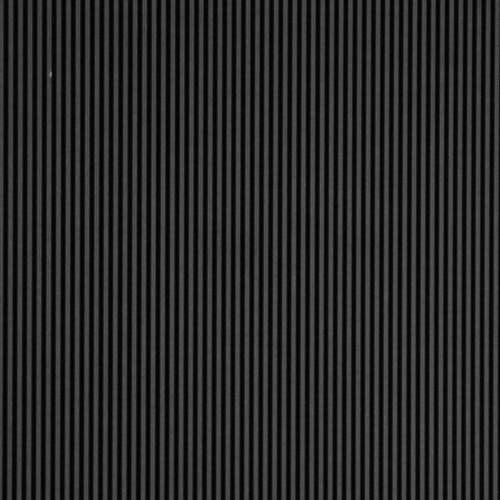
#> input picture cone3-r.jpg, 1000 x 1000 px (shown at 1/2 size)
$ python StaticMeasurment.py   (older library calls are emulated)
#> lines starting #> are read from the running program, lines starting #| are printed output that depends on the picture
### FringeAnalysisFunctions.py
import numpy as np
import matplotlib.pyplot as plt
import scipy.fftpack
import scipy.ndimage
import cv2
from skimage.restoration import unwrap_phase
from mpl_toolkits import mplot3d
import os


# [39 lines left out: functions testImage, testSlopeImage, not called in this run]


def getPitch(img):
    """Get the pitch of the reference image
        img: ndarray that contains the image

        return: pitch as an integer
    """
    dim0, dim1 = img.shape
    row = img[int(dim0 / 2), :]
    # plt.plot(row)
    # plt.show()
    yf = scipy.fftpack.fft(row)
    yfMag = 2 / dim1 * np.abs(yf[:int(dim1 / 2)])
    xf = np.linspace(0, 0.5, int(dim1 / 2))
    maxIndex = np.argmax(yfMag[3:])
    # plt.plot(xf, yfMag)
    # plt.show()

    return int(1 / xf[maxIndex])


def imgNormalize(img, pitch):
    """Normalize the image when the illuminance is not uniform"""
    return


def fiveStepShift(img, pitch, maskHoles=False):
    """Calculate the phase map based on 5-step shift method
        img: ndarray that contains the image
        pitch: pitch of the reference image in integer

        return: phase map with dtype of float64
    """
    if maskHoles:
        img = maskCircle(img)

    img = img.astype(np.float64)
    img1 = scipy.ndimage.shift(img, (0, -pitch / 2))
    img2 = scipy.ndimage.shift(img, (0, -pitch / 4))
    img3 = img
    img4 = scipy.ndimage.shift(img, (0, pitch / 4))
    img5 = scipy.ndimage.shift(img, (0, pitch / 2))
    # phase = np.arctan(2*(img2 - img4) / (2*img3 - img5 - img1))
    phase = np.arctan2(2 * (img2 - img4), 2 * img3 - img5 - img1)
    # plt.imshow(img1, cmap='gray')
    # plt.show()
    return phase


# [67 lines left out: functions centralDiff, centralDiff2, fileNameGen, maskCircle_2, maskCircle, not called in this run]


def unwrapPhase(diffPhase):
    """Unwrap phase"""
    unwrappedPhase = unwrap_phase(diffPhase)
    return unwrappedPhase


# [7 lines left out: function analyze_phase, not called in this run]

### StaticMeasurment.py
import cv2
import numpy as np
from matplotlib import cm
import matplotlib.pyplot as plt
from mpl_toolkits.mplot3d import Axes3D
from FringeAnalysisFunctions import *

ks = 1  # factor from phase to depth

# Read in reference and object images
refImg = cv2.imread('cone3-r.jpg', 0)
#> refImg is the input picture: shape (1000, 1000); min 0, max 151, mean 40.4
objImg = cv2.imread('cone3.jpg', 0)
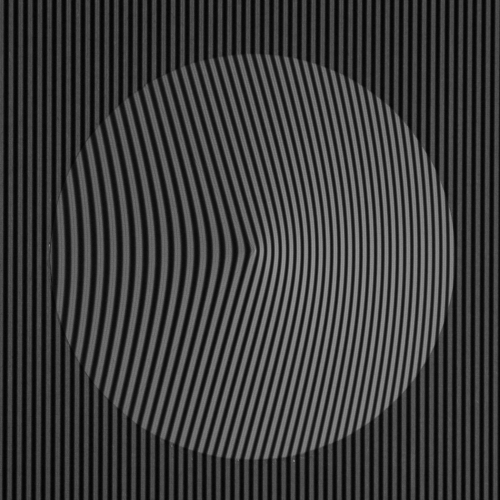
#> input picture cone3.jpg, 1000 x 1000 px (shown at 1/2 size)
#> objImg is the input picture: shape (1000, 1000); min 0, max 194, mean 59.1

# [6 lines of commented-out code are left out]
pitch = getPitch(refImg)
#> in getPitch, `row = img[int(dim0 / 2), :]`: row = 1000 values, max 92 at index 664, min 1 at index 429, mean 40.94
#> in getPitch, `yfMag = 2 / dim1 * np.abs(yf[:int(dim1 / 2)])`: yfMag = 500 values, max 81.88 at index 0, min 0.0077 at index 488, mean 0.716
#> in getPitch, `maxIndex = np.argmax(yfMag[3:])`: maxIndex = 51
#> pitch = 19
print(pitch)
#| 19

# Calculate phase map for reference and object images
phaseRef = fiveStepShift(refImg, pitch)
phaseObj = fiveStepShift(objImg, pitch)
#> call 2 of fiveStepShift, with pitch = 19, maskHoles = False
#> in fiveStepShift (call 2), `img5 = scipy.ndimage.shift(img, (0, pitch / 2))`:
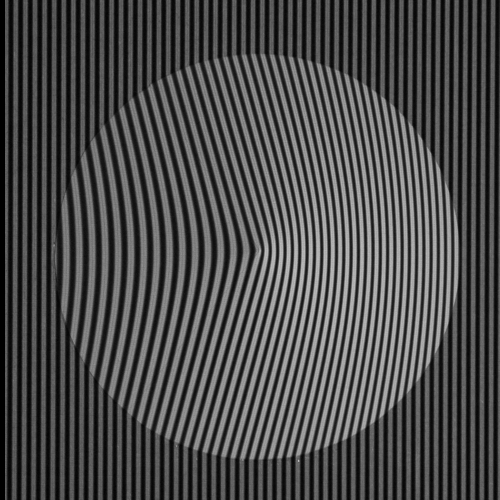
#> img5: shape (1000, 1000) float64 (shown at 1/2 size); min -0.451, max 200.7, mean 58.5; drawn with min black and max white
#> in fiveStepShift (call 2), `phase = np.arctan2(2 * (img2 - img4), 2 * img3 - img5 - img1)`:
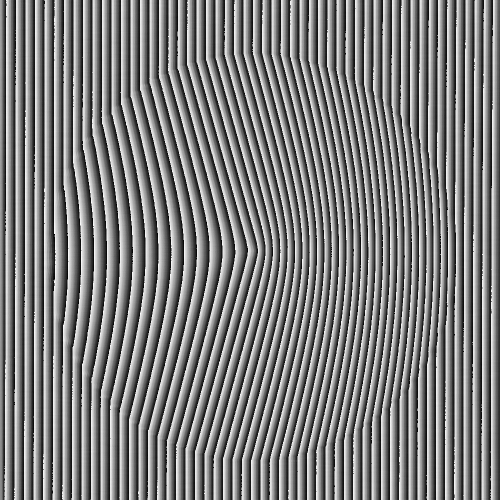
#> phase: shape (1000, 1000) float64 (shown at 1/2 size); min -3.14, max 3.14, mean -0.01; drawn with min black and max white
# Calculate phase difference
diffPhase = phaseObj - phaseRef
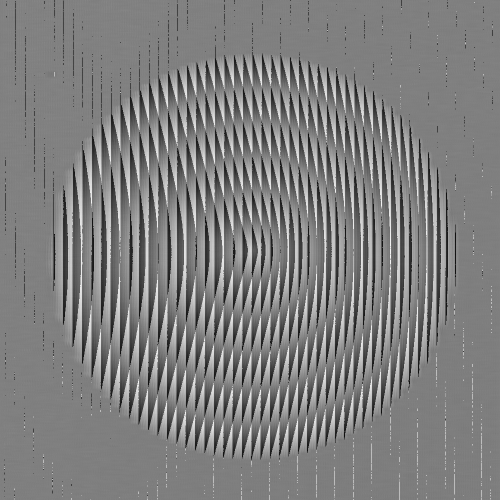
#> diffPhase: shape (1000, 1000) float64 (shown at 1/2 size); min -6.27, max 6.28, mean -0.000951; drawn with min black and max white
# Unwrap phase difference
unwrappedPhaseMap = unwrapPhase(diffPhase)
#> in unwrapPhase, `unwrappedPhase = unwrap_phase(diffPhase)`:
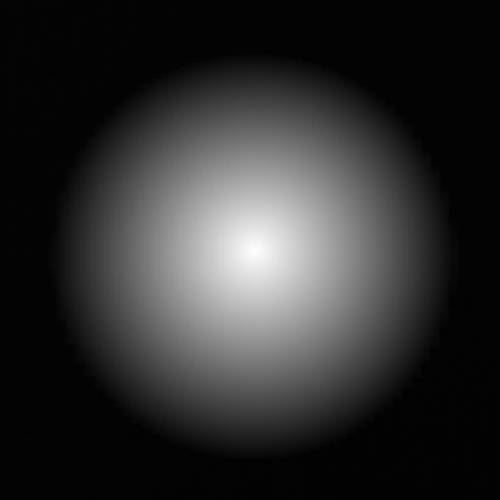
#> unwrappedPhase: shape (1000, 1000) float64 (shown at 1/2 size); min -0.478, max 36.11, mean 6.3; drawn with min black and max white
# Convert unwrapped phase map to depth
depthMap = unwrappedPhaseMap * ks

# [8 lines of commented-out code are left out]

fig = plt.figure()
ax = fig.add_subplot(111, projection='3d')
X = np.array([[x for x in range(0, 1000)] for i in range(0, 1000)])
Y = np.array([[x for i in range(0, 1000)] for x in range(0, 1000)])
surf = ax.plot_surface(X, Y, depthMap, rstride=50, cstride=50, cmap=cm.coolwarm, linewidth=0, antialiased=False)
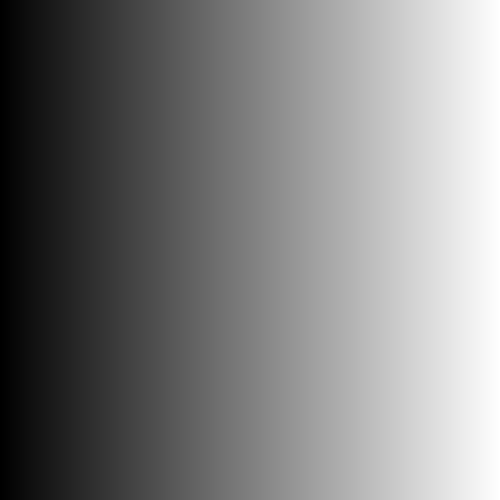
#> X: shape (1000, 1000) int64 (shown at 1/2 size); min 0, max 999, mean 499.5; drawn with min black and max white
ax.set_zlim(0, 80)
fig.colorbar(surf, shrink=0.5, aspect=5)

plt.show()
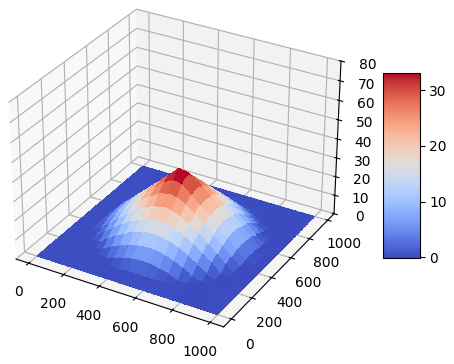
#> figure drawn by matplotlib, 2 panels
